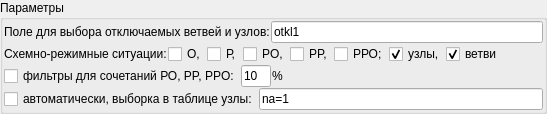
           <widget class="QGroupBox" name="gb_combinations">
            <property name="minimumSize">
             <size>
              <width>0</width>
              <height>100</height>
             </size>
            </property>
            <property name="title">
             <string>Параметры</string>
            </property>
            <layout class="QVBoxLayout" name="verticalLayout_5">
             <property name="spacing">
              <number>1</number>
             </property>
             <property name="leftMargin">
              <number>1</number>
             </property>
             <property name="topMargin">
              <number>1</number>
             </property>
             <property name="rightMargin">
              <number>1</number>
             </property>
             <property name="bottomMargin">
              <number>1</number>
             </property>
             <item>
              <layout class="QHBoxLayout" name="horizontalLayout_22">
               <item>
                <widget class="QLabel" name="label_26">
                 <property name="text">
                  <string>Поле для выбора отключаемых ветвей и узлов:</string>
                 </property>
                </widget>
               </item>
               <item>
                <widget class="QLineEdit" name="le_comb_field">
                 <property name="text">
                  <string>otkl1</string>
                 </property>
                </widget>
               </item>
              </layout>
             </item>
             <item>
              <layout class="QHBoxLayout" name="horizontalLayout_4">
               <item>
                <widget class="QLabel" name="label_2">
                 <property name="text">
                  <string>Схемно-режимные ситуации:</string>
                 </property>
                </widget>
               </item>
               <item>
                <widget class="QCheckBox" name="cb_O">
                 <property name="enabled">
                  <bool>true</bool>
                 </property>
                 <property name="text">
                  <string>О,</string>
                 </property>
                 <property name="checked">
                  <bool>false</bool>
                 </property>
                </widget>
               </item>
               <item>
                <widget class="QCheckBox" name="cb_P">
                 <property name="text">
                  <string>Р,</string>
                 </property>
                 <property name="checked">
                  <bool>false</bool>
                 </property>
                </widget>
               </item>
               <item>
                <widget class="QCheckBox" name="cb_PO">
                 <property name="text">
                  <string>PO,</string>
                 </property>
                 <property name="checked">
                  <bool>false</bool>
                 </property>
                </widget>
               </item>
               <item>
                <widget class="QCheckBox" name="cb_PP">
                 <property name="text">
                  <string>PP,</string>
                 </property>
                 <property name="checked">
                  <bool>false</bool>
                 </property>
                </widget>
               </item>
               <item>
                <widget class="QCheckBox" name="cb_PPO">
                 <property name="text">
                  <string>РРО;</string>
                 </property>
                 <property name="checked">
                  <bool>false</bool>
                 </property>
                </widget>
               </item>
               <item>
                <widget class="QCheckBox" name="cb_node">
                 <property name="text">
                  <string>узлы,</string>
                 </property>
                 <property name="checked">
                  <bool>true</bool>
                 </property>
                </widget>
               </item>
               <item>
                <widget class="QCheckBox" name="cb_vetv">
                 <property name="text">
                  <string>ветви</string>
                 </property>
                 <property name="checked">
                  <bool>true</bool>
                 </property>
                </widget>
               </item>
               <item>
                <spacer name="horizontalSpacer_3">
                 <property name="orientation">
                  <enum>Qt::Horizontal</enum>
                 </property>
                 <property name="sizeHint" stdset="0">
                  <size>
                   <width>40</width>
                   <height>20</height>
                  </size>
                 </property>
                </spacer>
               </item>
              </layout>
             </item>
             <item>
              <layout class="QHBoxLayout" name="horizontalLayout_6">
               <item>
                <widget class="QCheckBox" name="cb_filter_comb">
                 <property name="text">
                  <string>фильтры для сочетаний РО, PP, PPO:</string>
                 </property>
                 <property name="checked">
                  <bool>false</bool>
                 </property>
                </widget>
               </item>
               <item>
                <widget class="QLineEdit" name="le_filter_comb_val">
                 <property name="maximumSize">
                  <size>
                   <width>30</width>
                   <height>16777215</height>
                  </size>
                 </property>
                 <property name="text">
                  <string>10</string>
                 </property>
                </widget>
               </item>
               <item>
                <widget class="QLabel" name="label_7">
                 <property name="text">
                  <string>%</string>
                 </property>
                </widget>
               </item>
               <item>
                <spacer name="horizontalSpacer_4">
                 <property name="orientation">
                  <enum>Qt::Horizontal</enum>
                 </property>
                 <property name="sizeHint" stdset="0">
                  <size>
                   <width>40</width>
                   <height>20</height>
                  </size>
                 </property>
                </spacer>
               </item>
              </layout>
             </item>
             <item>
              <layout class="QHBoxLayout" name="horizontalLayout_7">
               <item>
                <widget class="QCheckBox" name="cb_auto_task">
                 <property name="text">
                  <string>автоматически, выборка в таблице узлы:</string>
                 </property>
                 <property name="checked">
                  <bool>false</bool>
                 </property>
                </widget>
               </item>
               <item>
                <widget class="QLineEdit" name="le_auto_choice">
                 <property name="text">
                  <string>na=1</string>
                 </property>
                </widget>
               </item>
              </layout>
             </item>
            </layout>
           </widget>
